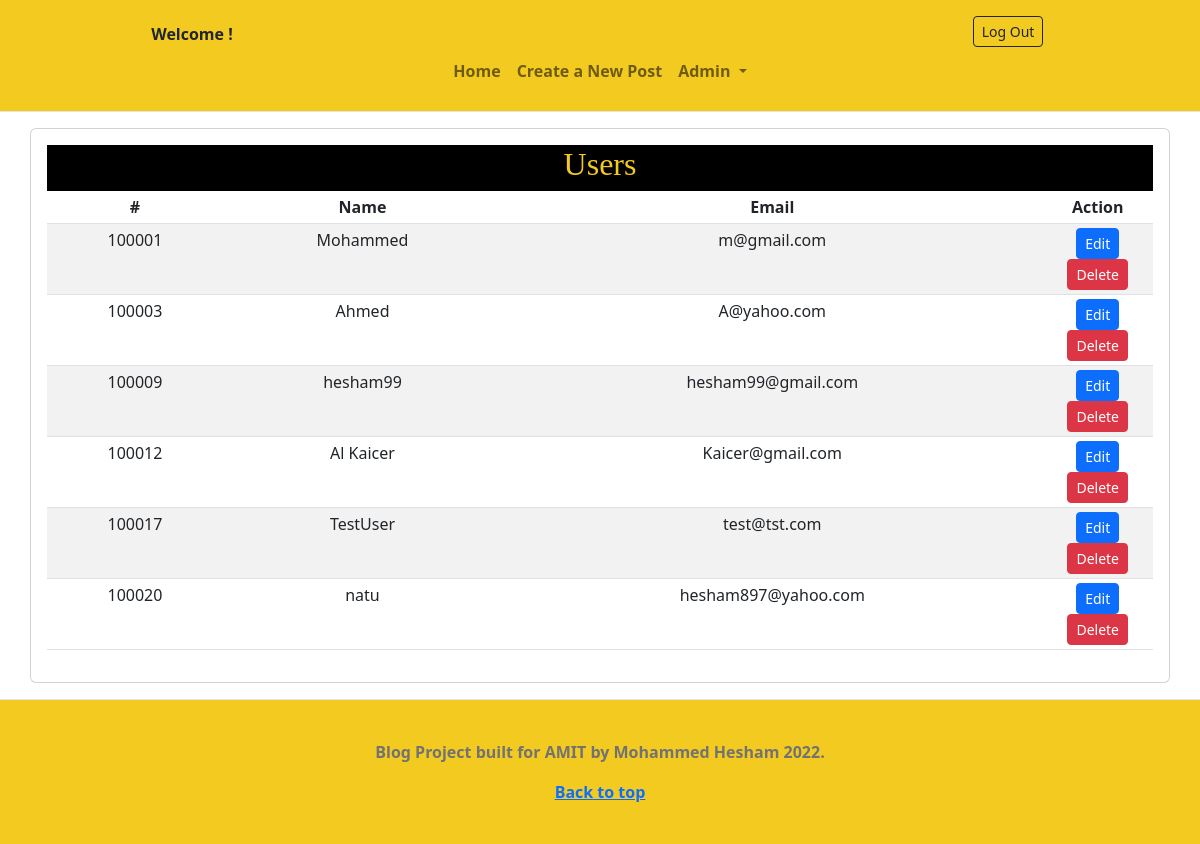
/admin/users.php, run on the app's committed database.
### tables this page shows
CREATE TABLE `users` (
  `ID` int(11) NOT NULL,
  `Name` varchar(50) NOT NULL,
  `Nationalty_ID` int(11) NOT NULL,
  `DateOfBirth` date NOT NULL,
  `Status` varchar(50) NOT NULL DEFAULT 'Active',
  `Email` varchar(50) NOT NULL,
  `Password` varchar(16) NOT NULL
);

### admin/users.php (the view, shortened to what this page needs)
<?php
    require_once '../config.php';
    require_once '../layout/header.php';
try {
    $sql = "SELECT * FROM users";
    $stmt = $conn->prepare($sql);
    $stmt->execute();
    $users = $stmt->setFetchMode(PDO::FETCH_ASSOC);
    $users = $stmt->fetchAll();
} catch (PDOException $e) {
    echo "Error: " . $e->getMessage();
}
?>
<div class="container card my-3 p-3">
    <div style="color:#f3ca20;background-color:black;text-align:center;">
        <h1 class="h2">Users</h1>
    </div>
    <table class="table table-striped table-sm" style="text-align: center;">
        <thead>
            <tr>
                <th scope="col">#</th>
                <th scope="col">Name</th>
                <th scope="col">Email</th>
                <th scope="col" style="width: 10%;">Action</th>
            </tr>
        </thead>
        <tbody>
            <?php foreach ($users as $user) : ?>
                <tr>
                    <td><?= $user['ID'] ?></td>
                    <td><?= $user['Name'] ?></td>
                    <td><?= $user['Email'] ?></td>
                    <td>
                        <a href="http://localhost:8080/FullStack/Backend/admin/users-edit.php?id=<?= $user['ID'] ?>" class="btn btn-sm btn-primary">Edit</a>
                        <button type="button" data-id="<?= $user['ID'] ?>" onclick="deleteClick(this)" class="btn btn-sm btn-danger">Delete</button>
                    </td>
                </tr>
            <?php endforeach; ?>
        </tbody>
    </table>
</div>
<?php require_once '../layout/footer.php'?>

### layout/header.php (shortened to what this page needs)
<!doctype html>
<html lang="en">
  <head>
    <link href="http://localhost:8080/FullStack/Backend/assets/css/bootstrap.min.css" rel="stylesheet" />
    <link rel="stylesheet" href="http://localhost:8080/FullStack/Backend/blog.css">
  </head>
<body >
    <div style=" background-color: #f3ca20;font-weight: bold;">
        <header class="blog-header lh-1 py-3">
            <div class="row"style="text-align: center;  align-items: center;">
                <div class="col-4 pt-1">
                <?php
                  if ($_COOKIE["setcookie"]=="False") {
                    if (!$_SESSION["user_name"])
                    {
                        header('Location:login.php');
                        exit();
                    }
                   else
                    {
                    $user_name = $_SESSION["user_name"];
                    }
                  }
                  else{
                    $user_name = $_COOKIE["setcookie"];
                  }
                ?>
                    Welcome <?= $user_name ?>!
                </div>
                <div class="col-4">
                </div>
                <div class="col-4">
                    <a class="btn btn-sm btn-outline-dark" href="http://localhost:8080/FullStack/Backend/login.php">Log Out</a>
                </div>
            </div>
            <nav class="navbar navbar-expand-lg">
              <div class="container-fluid">
                <div class="collapse navbar-collapse" id="navbarSupportedContent">
                  <ul class="navbar-nav mx-auto mb-2 mb-lg-0">
                    <li class="nav-item">
                      <a class="nav-link" aria-current="page" href="http://localhost:8080/FullStack/Backend/index.php">Home</a>
                    </li>
                    <li class="nav-item">
                      <a class="nav-link" href="http://localhost:8080/FullStack/Backend/new_post.php">Create a New Post</a>
                    </li>
                    <li class="nav-item dropdown">
                      <a class="nav-link dropdown-toggle" href="#" role="button" data-bs-toggle="dropdown" aria-expanded="false">
                        Admin
                      </a>
                    </li>
                  </ul>
                </div>
              </div>
            </nav>
        </header>
    </div>
</body>
</html>

### layout/footer.php (shortened to what this page needs)
<!doctype html>
<html lang="en">
  <head>
    <link href="https://cdn.jsdelivr.net/npm/bootstrap@5.2.2/dist/css/bootstrap.min.css" rel="stylesheet">
  </head>
  <body>
    <footer class="blog-footer" style=" background-color: #f3ca20;font-weight: bold;">
      <p>Blog Project built for AMIT by Mohammed Hesham 2022.</p>
      <p>
        <a href="#">Back to top</a>
      </p>
    </footer>
  </body>
</html>

### blog.css (style rules this page uses)
.blog-header { border-bottom: 1px solid #e5e5e5; }
h1, h2, h3, h4, h5, h6 { font-family: "Playfair Display", Georgia, "Times New Roman", serif; }
.blog-footer { padding: 2.5rem 0; color: #727272; text-align: center; background-color: #f9f9f9; border-top: .05rem solid #e5e5e5; }
.blog-footer p:last-child { margin-bottom: 0; }

### data on the page
users: ID "100001", Name "Mohammed", Email "m@gmail.com"
users: ID "100003", Name "Ahmed", Email "A@yahoo.com"
users: ID "100009", Name "hesham99", Email "hesham99@gmail.com"
users: ID "100012", Name "Al Kaicer", Email "Kaicer@gmail.com"
users: ID "100017", Name "TestUser", Email "test@tst.com"
users: ID "100020", Name "natu", Email "hesham897@yahoo.com"
